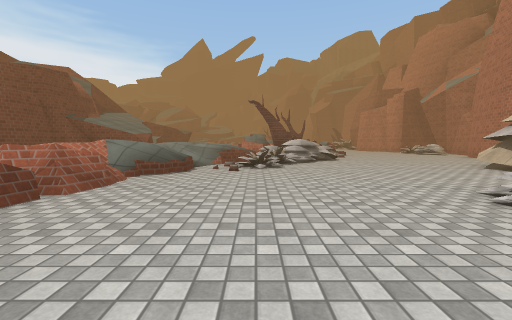
view 1 (above)

21 first-person views from a walk through a 3-D level made in the Unity game engine. The camera is 1.2 m above the floor, tilts 4° down and sees 90° across. The floor is counted in squares, 2 m on a side. Each view is taken from the middle of a square. On the plan, view 1 faces up. The plan holds only what a view shows up to about 9 squares ahead; the rest is blank. The place goes on beyond the plan. Surface patterns are stand-ins for the level's own textures.

view 2
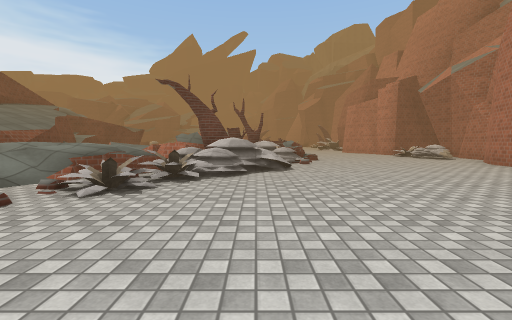

view 3
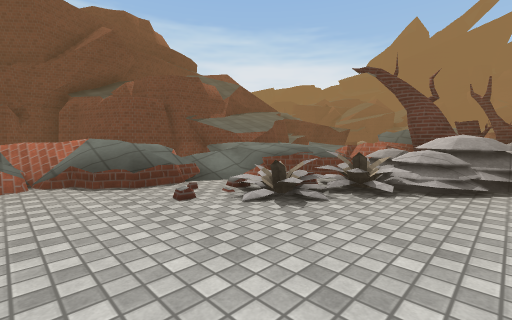

view 4
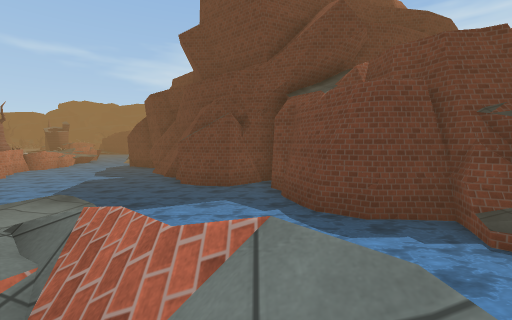

view 5
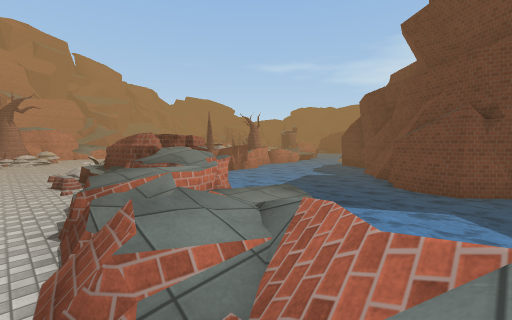

view 6
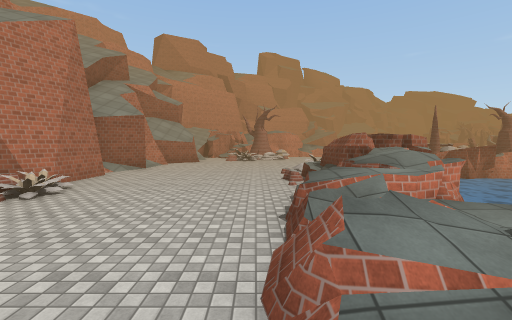

view 7
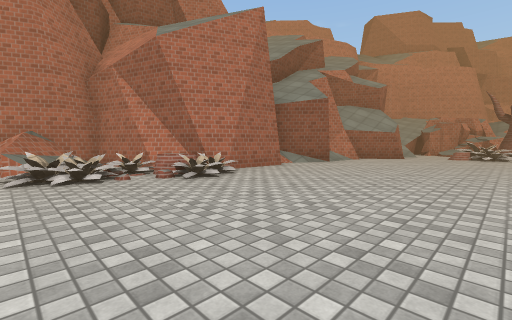

view 8
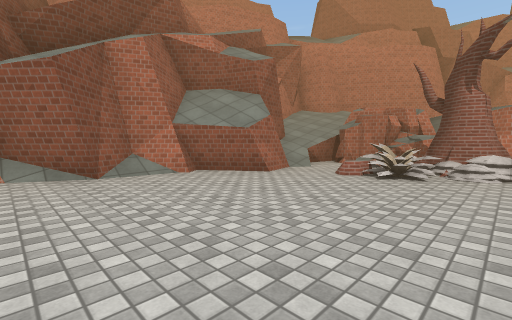

view 9
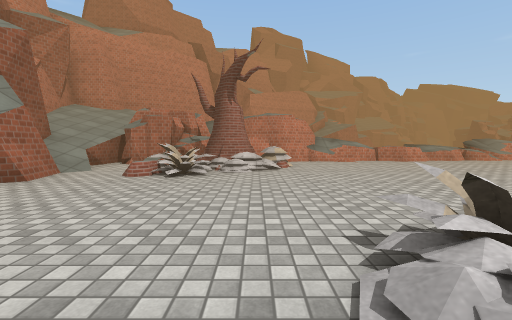

view 10
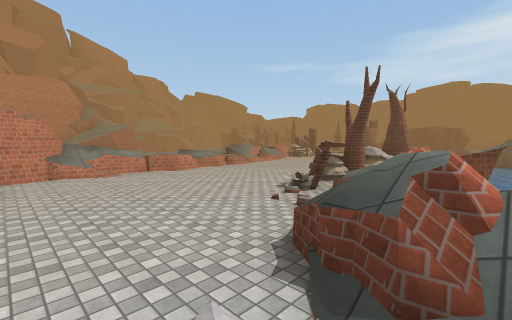

view 11
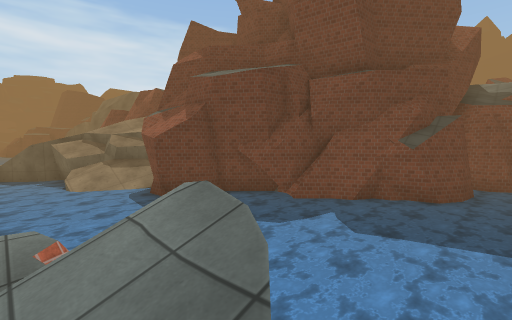

view 12
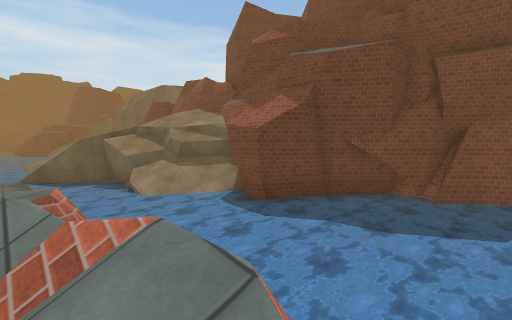

view 13
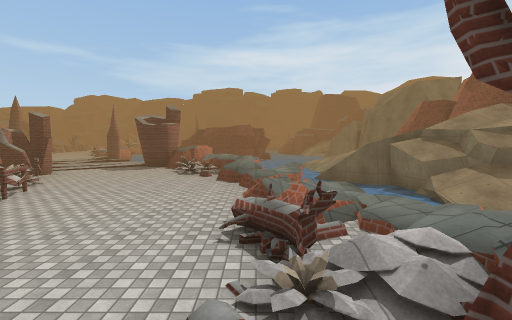

view 14
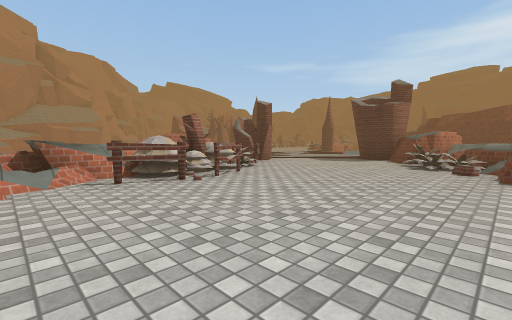

view 15
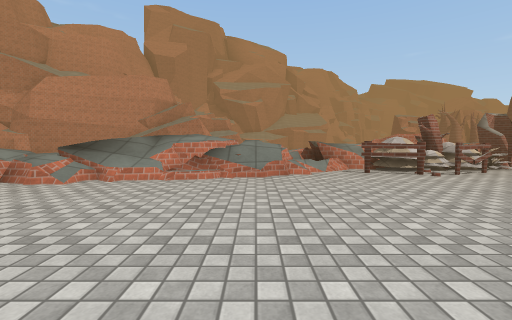

view 16
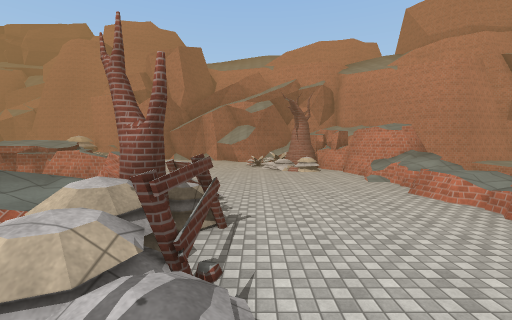

view 17
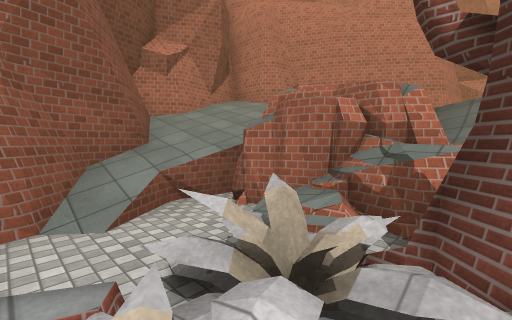

view 18
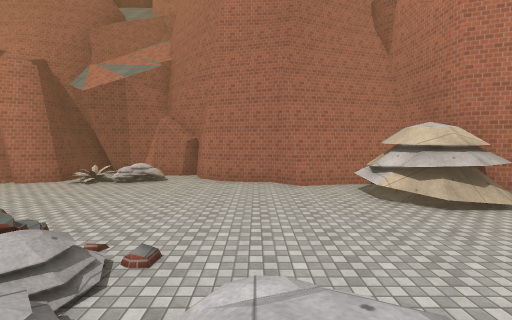

view 19
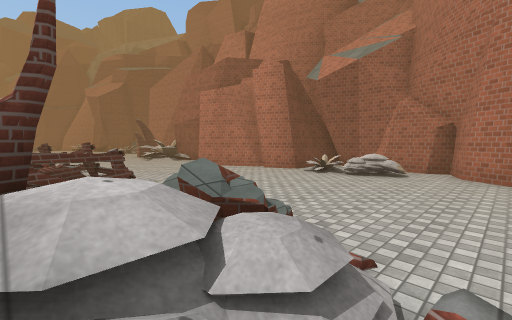

view 20
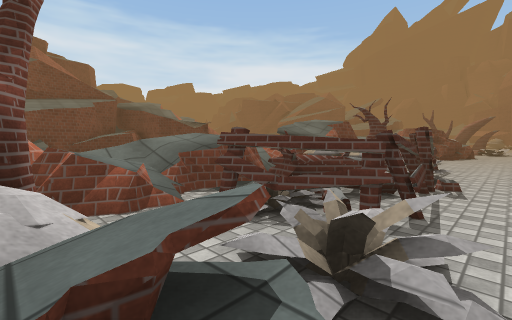

view 21
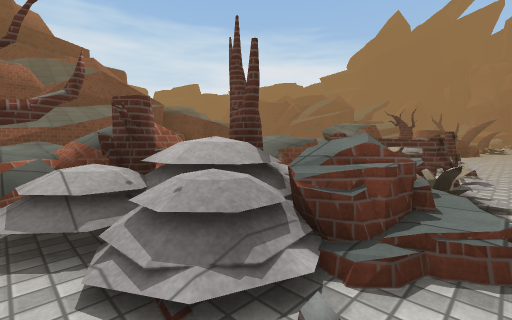

### Floor plan
Key: @ floor where view 1 was taken; # wall or solid block; . main floor; : floor 0.25 m higher than the main floor; + floor 0.5 m higher than the main floor; - floor 0.5 m lower than the main floor; * floor 0.75 m higher than the main floor; % floor 1 m higher than the main floor; / step, stairs or slope; = window, fence, low wall or low ledge; ≈ water the walk keeps out of; ^ raised ledge; v drop or lower ground.
Columns run from 26 left of view 1 to 10 right of it. Each row starts with its distance up from view 1.
 19                           =##....
 18                            =##...
 17                           ≈ ##....#
 16                           ≈*=#....##
 15                     ^      ###. ..###
 14                     #v    ≈###. ..//#
 13                     #v    +=#=/...//#
 12                     ##    =v#=/.../=#
 11                      ^≈ ≈≈#v//=.....#
 10                      ^≈ ≈*##//.....##
  9                    ##v  ≈==///.....#
  8                    #≈≈≈≈v#=//.....##
  7                   ##≈≈≈≈//#/......#
  6                #####≈≈  ///....=###
  5                #≈≈≈≈≈  ≈/....../###
  4                ##≈≈≈≈ ≈//......./#
  3               ###≈≈≈≈≈+=/....///##
  2              ##≈≈≈≈≈ ≈==..../#//#
  1            ###≈≈≈≈≈  ≈==..../=/##
  0            ##≈≈≈≈≈≈ ≈≈=/..@./###
 -1        ## ≈≈≈≈≈≈≈≈≈≈≈##/.....#
 -2     ####-≈≈≈≈≈≈≈≈≈≈ ≈#=......#
 -3     #^^.≈≈≈≈≈≈≈≈≈≈≈ ≈  /.....#
 -4     ≈≈≈≈≈≈≈≈≈≈≈≈≈≈  v//.....##
 -5     ≈≈≈≈≈≈≈≈≈≈≈///≈#=./...../#
 -6        /////////////........##
 -7      +≈/////#///#=/........##
 -8     ≈==+//=////........./=.##
 -9   ≈%/:=................///./%^
-10 ^^==/................./##//./##
-11   ^#/................./####^//#
-12  ##........../#/=====#####  //##
-13   #.....####///// ≈+ #   ^  ///#
-14    ...#=#=== /≈      ≈  ≈^   ###
-15     ##==#=%                ###
-16     ##===                v##

Positions as (right, up) in squares from view 1, and headings:
1: (0, 0), facing up
2: (2, 3), facing up
3: (2, 4), facing up-left
4: (-2, 5), facing left
5: (-2, 5), facing down-left
6: (-2, 5), facing down
7: (-2, 3), facing down-right
8: (-3, -3), facing down-right
9: (-3, -3), facing down
10: (-4, -4), facing down-left
11: (-9, -5), facing up-left
12: (-12, -6), facing up-left
13: (-13, -8), facing left
14: (-15, -9), facing down-left
15: (-14, -8), facing down
16: (-13, -8), facing right
17: (-2, -8), facing down-right
18: (1, 9), facing right
19: (2, 10), facing up-right
20: (4, 12), facing up-left
21: (4, 10), facing up-left
